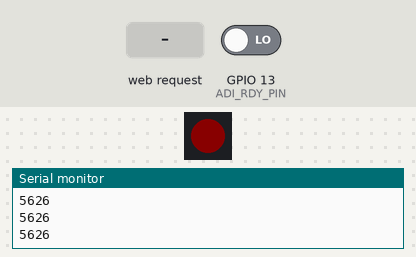
A program run on a simulated ESP32-S3. On the bench: 1 RGB LEDs in strip order, left to right, the last lines printed to the serial monitor. The inputs (shaded band) are chosen by the test bench; at power-on: GPIO 13 (ADI_RDY_PIN) LOW. Dim RGB values are drawn brighter than linear; storage starts empty.

Above: at 1.4 s.
1.5 s: HTTP request GET /delete received
At 2.9 s:
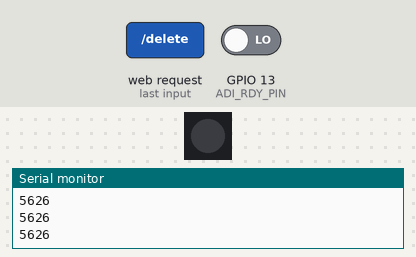
3.5 s: HTTP request GET /start received
At 4.0 s:
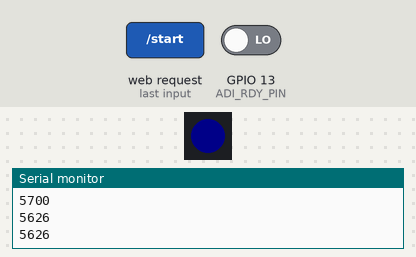
5.0 s: HTTP request GET /stop received
At 6.0 s:
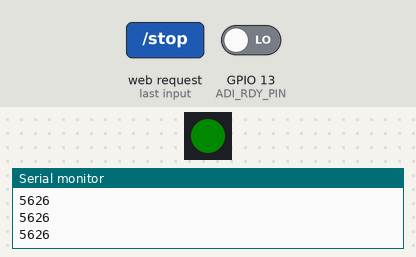
Timing chart, 0 to 8.0 s (numbered marks = the images above; inputs shaded):
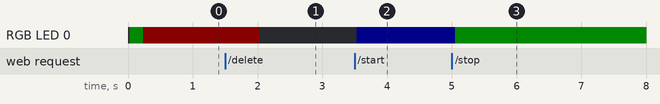

The program:

main.cpp
```cpp
#include <Arduino.h>
#include "Adafruit_NeoPixel.h"
#include <SPI.h>
#include "AD7190.h"
#include "ESPAsyncWebServer.h"
#include "FS.h"
#include "SPIFFS.h"
#include <SPIFFS.h>
#include "Utils.h"
#include "FileSys.h"

#define DEBUG

bool start = false;
uint32_t timestamp = 0;
uint32_t prevTimestamp = 0;

const char *ssid = "Hamownia";
//const char *password = "KPPTR";

AsyncWebServer server(80);

Adafruit_NeoPixel pixels = Adafruit_NeoPixel(1, 48, NEO_GRB + NEO_KHZ800);

int sampleCnt = 4000;

char str[200000];

int cnt = 0;

const int freq = 200;

void setup() {
  //Server stuff
  FS_init();
  Serial.begin(115200);

  pixels.begin();

  if(!WiFi.softAP(ssid)){
    log_e("Failed to initialize wifi");
  }

  server.on("/", HTTP_GET, [](AsyncWebServerRequest *request){
    request->send(SPIFFS, "/index.html", "text/html", false);
  });

  server.serveStatic("/download", SPIFFS, "/log.csv");

  server.on("/parse", HTTP_GET, [](AsyncWebServerRequest *request){
    request->send(SPIFFS, "/log.csv", "text/plain", false);
  });

  server.on("/help", HTTP_GET, [](AsyncWebServerRequest *request){
    request->send(200, "text/plain", "KPPTR telemetry receiver:");
  });

  server.on("/delete", HTTP_GET, [](AsyncWebServerRequest *request){
    deleteFile(SPIFFS, "/log.csv");

    for(int i=0;i<5;i++){
      pixels.setPixelColor(0, pixels.Color(10,00,0)); //Set LED to RED
      delay(50);
      pixels.setPixelColor(0, pixels.Color(0,0,0)); //Set LED to OFF
      delay(50);
    }
    request->send(200, "text/plain", "Succesfully deleted file!");
  });

  server.on("/start", HTTP_GET, [](AsyncWebServerRequest *request){
    start = true;
    pixels.setPixelColor(0, pixels.Color(0,0, 10)); //Set LED to BLUE
    request->send(SPIFFS, "/index.html", "text/html", false);
  });

  server.on("/stop", HTTP_GET, [](AsyncWebServerRequest *request){
    start = false;
    closeFile(SPIFFS, "/log.csv");
    pixels.setPixelColor(0, pixels.Color(0,10, 0)); //Set LED to GREEN
    request->send(SPIFFS, "/index.html", "text/html", false);
  });

  server.begin();
  pixels.setPixelColor(0, pixels.Color(0,10,0)); //Set LED to GREEN
  pixels.show();

  if(AD7190_Init()){
    log_i("AD7190 Initialized");
  }
  else{
    log_e("AD7190 Error");
    pixels.setPixelColor(0, pixels.Color(10,0,0)); //Set LED to RED
  }

  AD7190_Calibrate(AD7190_MODE_CAL_INT_ZERO, AD7190_CH_AIN1P_AIN2M);

  AD7190_RangeSetup(0, AD7190_CONF_GAIN_128);

  UtilsInit(500.0, 0.00197, 0, 5.0, AD7190_CONF_GAIN_128);
  float temporaryCal = UtilsSrv(AD7190_ContinuousReadAvg(100));
  //UtilsInit(1000.0, 0.00197/2.0, temporaryCal, 5.0, AD7190_CONF_GAIN_128);
}

void loop() {

  timestamp = micros();

  if((timestamp - prevTimestamp) >= 1000000/freq){
    Serial.println(timestamp - prevTimestamp);
    prevTimestamp = timestamp;

    float dat = UtilsSrv(AD7190_ContinuousReadAvg(5));
    if(start){
      char temp[50];

      sprintf(temp, "%d,%f\n", timestamp, dat);
      strcat(str, temp);
      cnt++;
    }

    if(cnt == 10000 || (!start && cnt > 0)){
      appendFile(SPIFFS, "/log.csv", str);
      sprintf(str, "");
      cnt = 0;
    }

    //Serial.println(UtilsSrv(AD7190_ContinuousSingleRead()));
  }
  //Serial.print(timestamp);
  //Serial.print(" ");

  pixels.show();

} 
```

AD7190.h
```cpp
/***************************************************************************//**
 *   @file   AD7190.h
 *   @brief  Header file of AD7190 Driver.
 *   @author DNechita
********************************************************************************
 * Copyright 2012(c) Analog Devices, Inc.
 *
 * All rights reserved.
 *
 * Redistribution and use in source and binary forms, with or without
 * modification, are permitted provided that the following conditions are met:
 *  - Redistributions of source code must retain the above copyright
 *    notice, this list of conditions and the following disclaimer.
 *  - Redistributions in binary form must reproduce the above copyright
 *    notice, this list of conditions and the following disclaimer in
 *    the documentation and/or other materials provided with the
 *    distribution.
 *  - Neither the name of Analog Devices, Inc. nor the names of its
 *    contributors may be used to endorse or promote products derived
 *    from this software without specific prior written permission.
 *  - The use of this software may or may not infringe the patent rights
 *    of one or more patent holders.  This license does not release you
 *    from the requirement that you obtain separate licenses from these
 *    patent holders to use this software.
 *  - Use of the software either in source or binary form, must be run
 *    on or directly connected to an Analog Devices Inc. component.
 *
 * THIS SOFTWARE IS PROVIDED BY ANALOG DEVICES "AS IS" AND ANY EXPRESS OR
 * IMPLIED WARRANTIES, INCLUDING, BUT NOT LIMITED TO, NON-INFRINGEMENT,
 * MERCHANTABILITY AND FITNESS FOR A PARTICULAR PURPOSE ARE DISCLAIMED.
 * IN NO EVENT SHALL ANALOG DEVICES BE LIABLE FOR ANY DIRECT, INDIRECT,
 * INCIDENTAL, SPECIAL, EXEMPLARY, OR CONSEQUENTIAL DAMAGES (INCLUDING, BUT NOT
 * LIMITED TO, INTELLECTUAL PROPERTY RIGHTS, PROCUREMENT OF SUBSTITUTE GOODS OR
 * SERVICES; LOSS OF USE, DATA, OR PROFITS; OR BUSINESS INTERRUPTION) HOWEVER
 * CAUSED AND ON ANY THEORY OF LIABILITY, WHETHER IN CONTRACT, STRICT LIABILITY,
 * OR TORT (INCLUDING NEGLIGENCE OR OTHERWISE) ARISING IN ANY WAY OUT OF THE USE
 * OF THIS SOFTWARE, EVEN IF ADVISED OF THE POSSIBILITY OF SUCH DAMAGE.
 *
********************************************************************************
 *   SVN Revision: 903
*******************************************************************************/
#pragma once

#ifndef _AD7190_H_
#define _AD7190_H_

#include "Arduino.h"
/******************************************************************************/
/* Include Files                                                              */
/******************************************************************************/

/******************************************************************************/
/* AD7190                                                                    */
/******************************************************************************/

/* AD7190 GPIO */
#define AD7190_RDY_STATE       GPIO1_PIN_STATUS

/* AD7190 Register Map */
#define AD7190_REG_COMM         0 // Communications Register (WO, 8-bit)
#define AD7190_REG_STAT         0 // Status Register         (RO, 8-bit)
#define AD7190_REG_MODE         1 // Mode Register           (RW, 24-bit
#define AD7190_REG_CONF         2 // Configuration Register  (RW, 24-bit)
#define AD7190_REG_DATA         3 // Data Register           (RO, 24/32-bit)
#define AD7190_REG_ID           4 // ID Register             (RO, 8-bit)
#define AD7190_REG_GPOCON       5 // GPOCON Register         (RW, 8-bit)
#define AD7190_REG_OFFSET       6 // Offset Register         (RW, 24-bit
#define AD7190_REG_FULLSCALE    7 // Full-Scale Register     (RW, 24-bit)

/* Communications Register Bit Designations (AD7190_REG_COMM) */
#define AD7190_COMM_WEN         (1 << 7)           // Write Enable.
#define AD7190_COMM_WRITE       (0 << 6)           // Write Operation.
#define AD7190_COMM_READ        (1 << 6)           // Read Operation.
#define AD7190_COMM_ADDR(x)     (((x) & 0x7) << 3) // Register Address.
#define AD7190_COMM_CREAD       (1 << 2)           // Continuous Read of Data Register.

/* Status Register Bit Designations (AD7190_REG_STAT) */
#define AD7190_STAT_RDY         (1 << 7) // Ready.
#define AD7190_STAT_ERR         (1 << 6) // ADC error bit.
#define AD7190_STAT_NOREF       (1 << 5) // Error no external reference.
#define AD7190_STAT_PARITY      (1 << 4) // Parity check of the data register.
#define AD7190_STAT_CH2         (1 << 2) // Channel 2.
#define AD7190_STAT_CH1         (1 << 1) // Channel 1.
#define AD7190_STAT_CH0         (1 << 0) // Channel 0.

/* Mode Register Bit Designations (AD7190_REG_MODE) */
#define AD7190_MODE_SEL(x)      (((unsigned long)(x) & 0x7) << 21) // Operation Mode Select.
#define AD7190_MODE_DAT_STA     ((unsigned long)1 << 20)           // Status Register transmission.
#define AD7190_MODE_CLKSRC(x)   (((unsigned long)(x) & 0x3) << 18) // Clock Source Select.
#define AD7190_MODE_SINC3       (1 << 15)                          // SINC3 Filter Select.
#define AD7190_MODE_ENPAR       (1 << 13)                          // Parity Enable.
#define AD7190_MODE_SCYCLE      (1 << 11)                          // Single cycle conversion.
#define AD7190_MODE_REJ60       (1 << 10)                          // 50/60Hz notch filter.
#define AD7190_MODE_RATE(x)     ((x) & 0x3FF)                      // Filter Update Rate Select.

/* Mode Register: AD7190_MODE_SEL(x) options */
#define AD7190_MODE_CONT                0 // Continuous Conversion Mode.
#define AD7190_MODE_SINGLE              1 // Single Conversion Mode.
#define AD7190_MODE_IDLE                2 // Idle Mode.
#define AD7190_MODE_PWRDN               3 // Power-Down Mode.
#define AD7190_MODE_CAL_INT_ZERO        4 // Internal Zero-Scale Calibration.
#define AD7190_MODE_CAL_INT_FULL        5 // Internal Full-Scale Calibration.
#define AD7190_MODE_CAL_SYS_ZERO        6 // System Zero-Scale Calibration.
#define AD7190_MODE_CAL_SYS_FULL        7 // System Full-Scale Calibration.

/* Mode Register: AD7190_MODE_CLKSRC(x) options */
#define AD7190_CLK_EXT_MCLK1_2          0 // External crystal. The external crystal
                                          // is connected from MCLK1 to MCLK2.
#define AD7190_CLK_EXT_MCLK2            1 // External Clock applied to MCLK2
#define AD7190_CLK_INT                  2 // Internal 4.92 MHz clock.
                                          // Pin MCLK2 is tristated.
#define AD7190_CLK_INT_CO               3 // Internal 4.92 MHz clock. The internal
                                          // clock is available on MCLK2.

/* Configuration Register Bit Designations (AD7190_REG_CONF) */
#define AD7190_CONF_CHOP        ((unsigned long)1 << 23)            // CHOP enable.
#define AD7190_CONF_REFSEL      ((unsigned long)1 << 20)            // REFIN1/REFIN2 Reference Select.
#define AD7190_CONF_CHAN(x)     ((unsigned long)((x) & 0xFF) << 8)  // Channel select.
#define AD7190_CONF_BURN        (1 << 7)                            // Burnout current enable.
#define AD7190_CONF_REFDET      (1 << 6)                            // Reference detect enable.
#define AD7190_CONF_BUF         (1 << 4)                            // Buffered Mode Enable.
#define AD7190_CONF_UNIPOLAR    (1 << 3)                            // Unipolar/Bipolar Enable.
#define AD7190_CONF_GAIN(x)     ((x) & 0x7)                         // Gain Select.

/* Configuration Register: AD7190_CONF_CHAN(x) options */
#define AD7190_CH_AIN1P_AIN2M      0 // AIN1(+) - AIN2(-)
#define AD7190_CH_AIN3P_AIN4M      1 // AIN3(+) - AIN4(-)
#define AD7190_CH_TEMP_SENSOR      2 // Temperature sensor
#define AD7190_CH_AIN2P_AIN2M      3 // AIN2(+) - AIN2(-)
#define AD7190_CH_AIN1P_AINCOM     4 // AIN1(+) - AINCOM
#define AD7190_CH_AIN2P_AINCOM     5 // AIN2(+) - AINCOM
#define AD7190_CH_AIN3P_AINCOM     6 // AIN3(+) - AINCOM
#define AD7190_CH_AIN4P_AINCOM     7 // AIN4(+) - AINCOM

/* Configuration Register: AD7190_CONF_GAIN(x) options */
//                                             ADC Input Range (5 V Reference)
#define AD7190_CONF_GAIN_1		0 // Gain 1    +-5 V
#define AD7190_CONF_GAIN_8		3 // Gain 8    +-625 mV
#define AD7190_CONF_GAIN_16		4 // Gain 16   +-312.5 mV
#define AD7190_CONF_GAIN_32		5 // Gain 32   +-156.2 mV
#define AD7190_CONF_GAIN_64		6 // Gain 64   +-78.125 mV
#define AD7190_CONF_GAIN_128	7 // Gain 128  +-39.06 mV

/* ID Register Bit Designations (AD7190_REG_ID) */
#define ID_AD7190               0x4
#define AD7190_ID_MASK          0x0F

/* GPOCON Register Bit Designations (AD7190_REG_GPOCON) */
#define AD7190_GPOCON_BPDSW     (1 << 6) // Bridge power-down switch enable
#define AD7190_GPOCON_GP32EN    (1 << 5) // Digital Output P3 and P2 enable
#define AD7190_GPOCON_GP10EN    (1 << 4) // Digital Output P1 and P0 enable
#define AD7190_GPOCON_P3DAT     (1 << 3) // P3 state
#define AD7190_GPOCON_P2DAT     (1 << 2) // P2 state
#define AD7190_GPOCON_P1DAT     (1 << 1) // P1 state
#define AD7190_GPOCON_P0DAT     (1 << 0) // P0 state

/******************************************************************************/
/* Functions Prototypes                                                       */
/******************************************************************************/
/* Writes data into a register. */
void AD7190_SetRegisterValue(unsigned char registerAddress,
                             unsigned long registerValue,
                             unsigned char bytesNumber,
                             unsigned char modifyCS);

/* Reads the value of a register. */
unsigned long AD7190_GetRegisterValue(unsigned char registerAddress,
                                      unsigned char bytesNumber,
                                      unsigned char modifyCS);

/* Checks if the AD7139 part is present. */
unsigned char AD7190_Init(void);

/* Resets the device. */
void AD7190_Reset(void);

/* Set device to idle or power-down. */
void AD7190_SetPower(unsigned char pwrMode);

/* Waits for RDY pin to go low. */
void AD7190_WaitRdyGoLow(void);

/* Selects the channel to be enabled. */
void AD7190_ChannelSelect(unsigned short channel);

/* Performs the given calibration to the specified channel. */
void AD7190_Calibrate(unsigned char mode, unsigned char channel);

/* Selects the polarity of the conversion and the ADC input range. */
void AD7190_RangeSetup(unsigned char polarity, unsigned char range);

void AD7190_SetSinc(void);

void AD7190_SetMode(unsigned long mode);
/* Returns the result of a single conversion. */
unsigned long AD7190_SingleConversion(void);

/* Returns the average of several conversion results. */
unsigned long AD7190_ContinuousReadAvg(unsigned char sampleNumber);

unsigned long AD7190_ContinuousSingleRead(void);

/* Read data from temperature sensor and converts it to Celsius degrees. */
unsigned long AD7190_TemperatureRead(void);

void AD7190_BlinkPwrLED(void);

#endif // _AD7190_H
```

Communication.h
```cpp
/***************************************************************************//**
 *   @file   Communication.h
 *   @brief  Header file of Communication Driver for RENESAS RX62N Processor.
 *   @author DBogdan (dragos.bogdan@analog.com)
********************************************************************************
 * Copyright 2012(c) Analog Devices, Inc.
 *
 * All rights reserved.
 *
 * Redistribution and use in source and binary forms, with or without
 * modification, are permitted provided that the following conditions are met:
 *  - Redistributions of source code must retain the above copyright
 *    notice, this list of conditions and the following disclaimer.
 *  - Redistributions in binary form must reproduce the above copyright
 *    notice, this list of conditions and the following disclaimer in
 *    the documentation and/or other materials provided with the
 *    distribution.
 *  - Neither the name of Analog Devices, Inc. nor the names of its
 *    contributors may be used to endorse or promote products derived
 *    from this software without specific prior written permission.
 *  - The use of this software may or may not infringe the patent rights
 *    of one or more patent holders.  This license does not release you
 *    from the requirement that you obtain separate licenses from these
 *    patent holders to use this software.
 *  - Use of the software either in source or binary form, must be run
 *    on or directly connected to an Analog Devices Inc. component.
 *
 * THIS SOFTWARE IS PROVIDED BY ANALOG DEVICES "AS IS" AND ANY EXPRESS OR
 * IMPLIED WARRANTIES, INCLUDING, BUT NOT LIMITED TO, NON-INFRINGEMENT,
 * MERCHANTABILITY AND FITNESS FOR A PARTICULAR PURPOSE ARE DISCLAIMED.
 * IN NO EVENT SHALL ANALOG DEVICES BE LIABLE FOR ANY DIRECT, INDIRECT,
 * INCIDENTAL, SPECIAL, EXEMPLARY, OR CONSEQUENTIAL DAMAGES (INCLUDING, BUT NOT
 * LIMITED TO, INTELLECTUAL PROPERTY RIGHTS, PROCUREMENT OF SUBSTITUTE GOODS OR
 * SERVICES; LOSS OF USE, DATA, OR PROFITS; OR BUSINESS INTERRUPTION) HOWEVER
 * CAUSED AND ON ANY THEORY OF LIABILITY, WHETHER IN CONTRACT, STRICT LIABILITY,
 * OR TORT (INCLUDING NEGLIGENCE OR OTHERWISE) ARISING IN ANY WAY OUT OF THE USE
 * OF THIS SOFTWARE, EVEN IF ADVISED OF THE POSSIBILITY OF SUCH DAMAGE.
 *
********************************************************************************
 *   SVN Revision: 903
*******************************************************************************/
#pragma once

#ifndef _COMMUNICATION_H_
#define _COMMUNICATION_H_

/******************************************************************************/
/* Include Files                                                              */
/******************************************************************************/
#include "SPI.h"
//#include "Arduino.h"
/******************************************************************************/
/* GPIO Definitions                                                           */
/******************************************************************************/
#define ADI_CS_PIN        	10
#define ADI_CS_PIN_OUT    	pinMode(ADI_CS_PIN, OUTPUT)
#define ADI_CS_LOW        	digitalWrite(ADI_CS_PIN, LOW)
#define ADI_CS_HIGH       	digitalWrite(ADI_CS_PIN, HIGH)
#define ADI_RDY_PIN       	13

#define GPIO1_PIN_IN		pinMode(ADI_RDY_PIN, INPUT)
#define GPIO1_PIN_STATUS	digitalRead(ADI_RDY_PIN)

//static SPIClass SPI_2(PB15,PB14,PB13);

/******************************************************************************/
/* Functions Prototypes                                                       */
/******************************************************************************/
/* Initializes the SPI communication peripheral. */
unsigned char SPI_Init();
/* Writes data to SPI. */
unsigned char SPI_Write(unsigned char* data,
                        unsigned char bytesNumber);
/* Reads data from SPI. */
unsigned char SPI_Read(unsigned char* data,
                       unsigned char bytesNumber);
#endif	// _COMMUNICATION_H_
```

Source omitted: FileSys.h (322 bytes), Utils.h (429 bytes), AD7190.cpp (13327 bytes), Communication.cpp (5765 bytes), FileSys.cpp (1396 bytes), Utils.cpp (1394 bytes)

Measured:
- after the input at 1.5 s, RGB LED 0: RGB(10, 0, 0) → off after 0.53 s
- after the input at 3.5 s, RGB LED 0: off → RGB(0, 0, 10) at once
- after the input at 5.0 s, RGB LED 0: RGB(0, 0, 10) → RGB(0, 10, 0) after 0.06 s
